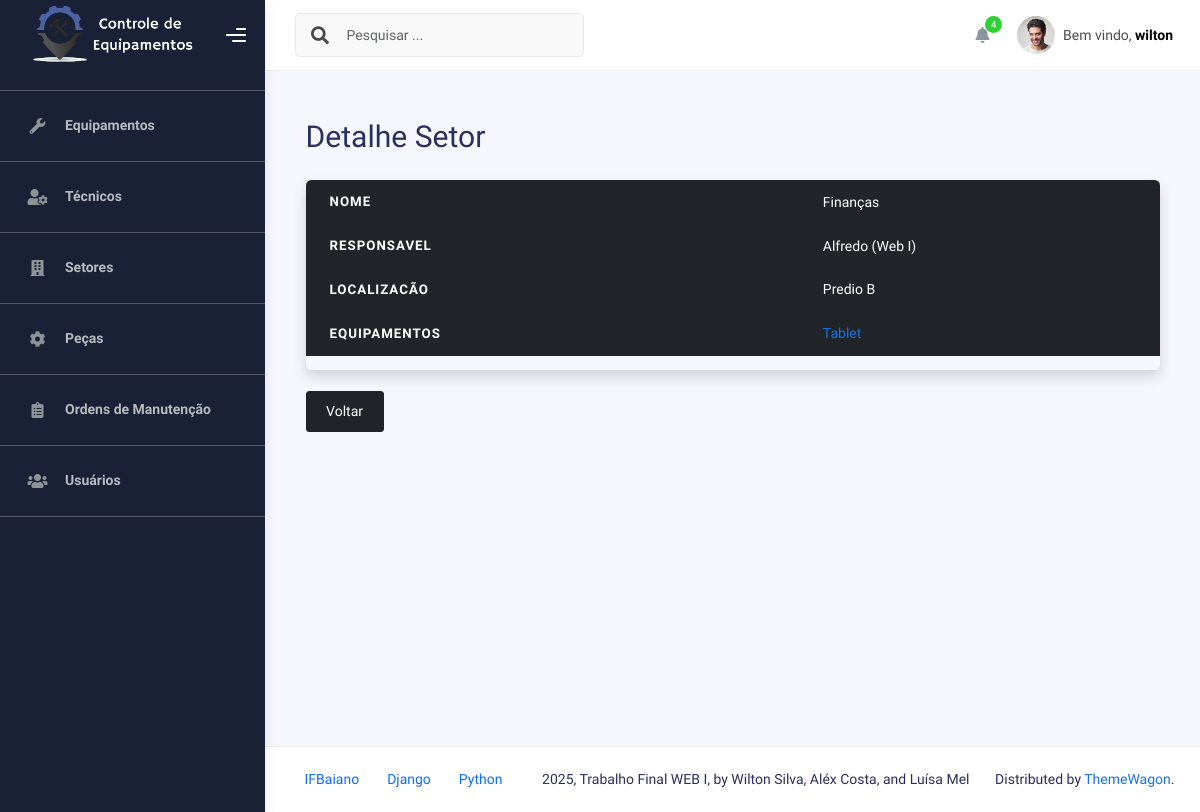
Page /setores/4/ (signed in) on the committed database.
### Setores/models.py (models this page shows, shortened)
class Setor(models.Model):
    nome = models.CharField(max_length=100)
    tecnico_responsavel = models.ForeignKey(
        Tecnico,
        on_delete=models.CASCADE,
        related_name="setores_responsaveis"
    )
    localizacao = models.CharField(max_length=100)
    class Meta:
        ordering = ['nome']
        verbose_name = 'Setor'
        verbose_name_plural = 'Setores'

class EquipamentoSetor(models.Model):
    equipamento = models.ForeignKey('Equipamentos.Equipamento', on_delete=models.CASCADE)
    setor = models.ForeignKey(Setor, on_delete=models.CASCADE)
    class Meta:
        unique_together = ('equipamento', 'setor')
        verbose_name = "Equipamento no Setor"
        verbose_name_plural = "Equipamentos nos Setores"

### Tecnicos/models.py (models this page shows)
class Tecnico(models.Model):
    nome = models.CharField(max_length=100)
    especialidade = models.CharField(max_length=100)
    contato = models.CharField(max_length=100)
    certificacoes = models.CharField(max_length=100)
    def __str__(self):
        return f"{self.nome} ({self.especialidade})"

### Equipamentos/models.py (models this page shows, shortened)
class Equipamento(models.Model):
    nome = models.CharField(max_length=100)
    modelo = models.CharField(max_length=100)
    numero_serie = models.CharField(max_length=100)
    fabricante = models.CharField(max_length=100)
    data_aquisicao = models.DateField()
    STATUS_CHOICES = [
        ('ativo', 'Ativo'),
        ('inativo', 'Inativo'),
        ('manutencao', 'Em manutenção'),
    ]
    status = models.CharField(max_length=20, choices=STATUS_CHOICES, default='ativo')
    setores = models.ManyToManyField(
        'Setores.Setor',
        through='Setores.EquipamentoSetor',
        related_name='equipamentos'
    )

### Setores/views.py (the view)
# urls.py: path('<int:pk>/', SetorDetailView.as_view(), name='detalhe_setor'),
class SetorDetailView(LoginRequiredMixin, PermissionRequiredMixin, DetailView):
    model= Setor
    template_name = 'setores/detalhe_setor.html'
    context_object_name= 'setor'
    permission_required = 'Setores.view_setor'
    raise_exception = True

### templates/setores/detalhe_setor.html (shortened to what this page needs)
{% extends "_base.html" %}
{% block content %}
<div class="container mt-4">
    <h1 class="mb-4">Detalhe Setor</h1>
    <div class="table-responsive shadow rounded">
        <table class="table table-striped table-hover align-middle">
            <thead class="table-dark">
                <tr><th>nome</th scope="col"><td>{{ setor.nome }}</td></tr>
                <tr><th>responsavel</th scope="col"><td>{{ setor.tecnico_responsavel }}</td></tr>
                <tr><th>localizacão</th scope="col"><td>{{ setor.localizacao }}</td></tr>
                <tr><th>equipamentos</th scope="col">
                    <td>
                        {% for relacao in setor.equipamentosetor_set.all %}
                            <ul class="list-unstyled mb-0">
                                <li>
                                    <a href="{% url 'detalhe_equipamento' relacao.equipamento.id %}">
                                        {{ relacao.equipamento.nome }}
                                    </a>
                                </li>
                            </ul>
                        {% empty %}
                            Nenhum equipamento associado.
                        {% endfor %}
                    </td>
            </thead>
        </table>
    </div>
    <br>
    <a href="/setores/">
        <button class="btn btn-dark">Voltar</button>
    </a>
</div>
{% endblock %}

### templates/__topbar.html (shortened to what this page needs)
{% load static %}
<div class="main-header">
<nav class="navbar navbar-header navbar-header-transparent navbar-expand-lg border-bottom">
  <div class="container-fluid">
    <nav class="navbar navbar-header-left navbar-expand-lg navbar-form nav-search p-0 d-none d-lg-flex">
      <div class="input-group">
        <div class="input-group-prepend">
          <button type="submit" class="btn btn-search pe-1">
            <i class="fa fa-search search-icon"></i>
          </button>
        </div>
        <input type="text" placeholder="Pesquisar ..." class="form-control" />
      </div>
    </nav>
    <ul class="navbar-nav topbar-nav ms-md-auto align-items-center">
      <li class="nav-item topbar-icon dropdown hidden-caret">
        <a class="nav-link dropdown-toggle" href="#" id="notifDropdown" role="button"
          data-bs-toggle="dropdown" aria-haspopup="true" aria-expanded="false">
          <i class="fa fa-bell"></i>
          <span class="notification">4</span>
        </a>
      </li>
      <li class="nav-item topbar-user dropdown hidden-caret">
        <a class="dropdown-toggle profile-pic" data-bs-toggle="dropdown" href="#" aria-expanded="false">
          <div class="avatar-sm">
            <img src="{% static 'img/profile.jpg' %}" alt="..." class="avatar-img rounded-circle" />
          </div>
          <span class="profile-username">
            <span class="op-7">Bem vindo,</span>
            <span class="fw-bold">{{ user.username }}</span>
          </span>
        </a>
      </li>
    </ul>
  </div>
</nav>
</div>

### rows in the picture
Setor: nome "Finanças", tecnico_responsavel "Alfredo (Web I)", localizacao "Predio B"
EquipamentoSetor: equipamento.nome "Tablet"

### other values in the picture
{{ user.username }} "wilton"
